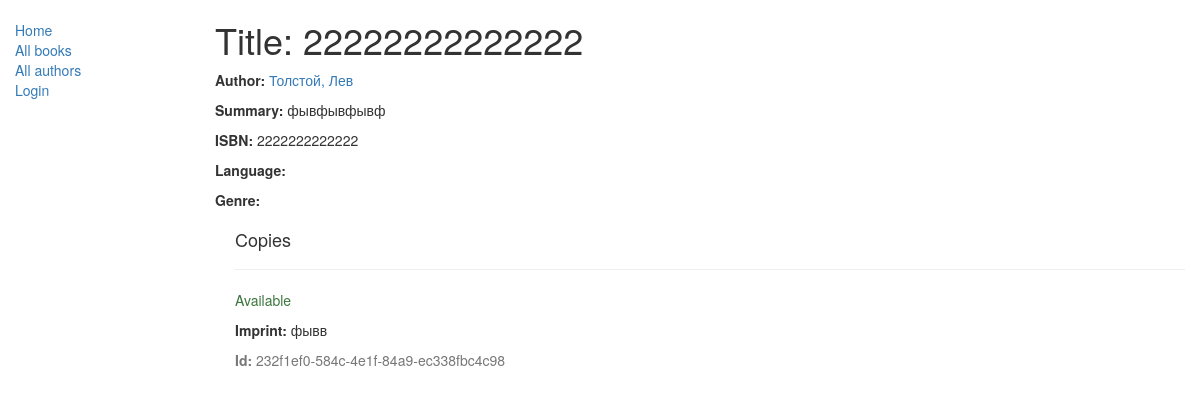
The app's page /catalog/book/6, older data.
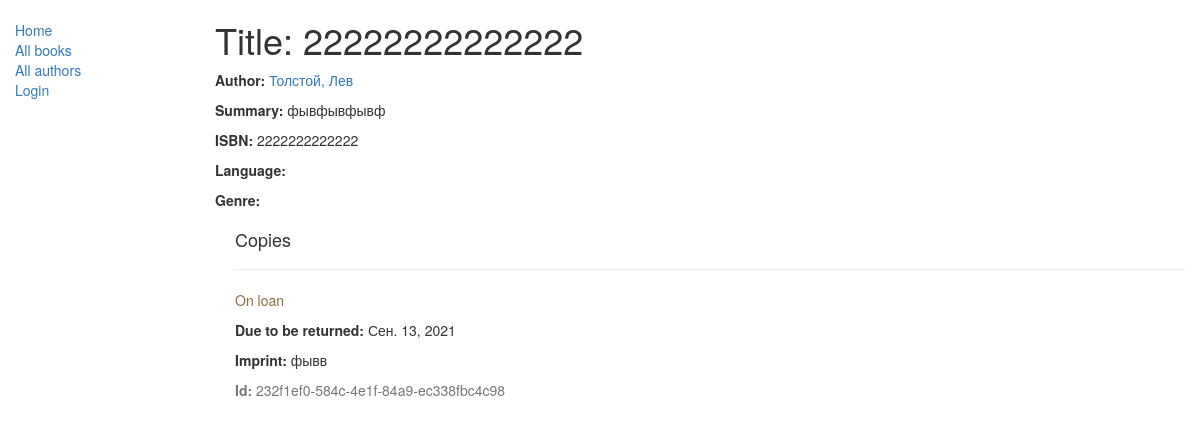
The same page, newer data.
### catalog/models.py (models this page shows, shortened)
class BookInstance(models.Model):
    id = models.UUIDField(primary_key=True, default=uuid.uuid4, help_text="Unique ID for this particular book across whole library")
    book = models.ForeignKey('Book', on_delete=models.SET_NULL, null=True)
    imprint = models.CharField(max_length=200)
    due_back = models.DateField(null=True, blank=True)
    borrower = models.ForeignKey(User, on_delete=models.SET_NULL, null=True, blank=True)
    LOAN_STATUS = (
        ('m', 'Maintenance'),
        ('o', 'On loan'),
        ('a', 'Available'),
        ('r', 'Reserved'),
    )
    status = models.CharField(max_length=1, choices=LOAN_STATUS, blank=True, default='m', help_text='Book availability')
    class Meta:
        ordering = ["due_back"]
        permissions = (("can_mark_returned", "Set book as returned"), ("can_marks_returned", "Can add log entry"),)

### catalog/views.py (the view)
# urls.py: path('book/<int:pk>', views.BookDetailView.as_view(), name='book-detail'),
class BookDetailView(generic.DetailView):
    model = Book

### catalog/models.py (called while the page is built)
    def __str__(self):
        return f'{self.last_name}, {self.first_name}'

### catalog/templates/catalog/book_detail.html
{% extends "base_generic.html" %}
{% block content %}
  <h1>Title: {{ book.title }}</h1>
  <p><strong>Author:</strong> <a href="{% url 'author-detail' book.author.pk %}">{{ book.author }}</a></p>
  <p><strong>Summary:</strong> {{ book.summary }}</p>
  <p><strong>ISBN:</strong> {{ book.isbn }}</p>
  <p><strong>Language:</strong> {{ book.language }}</p>
  <p><strong>Genre:</strong> {{ book.genre.all|join:", " }}</p>
  <div style="margin-left:20px;margin-top:20px">
    <h4>Copies</h4>
    {% for copy in book.bookinstance_set.all %}
      <hr>
      <p class="{% if copy.status == 'a' %}text-success{% elif copy.status == 'm' %}text-danger{% else %}text-warning{% endif %}">
        {{ copy.get_status_display }}
      </p>
      {% if copy.status != 'a' %}
        <p><strong>Due to be returned:</strong> {{ copy.due_back }}</p>
      {% endif %}
      <p><strong>Imprint:</strong> {{ copy.imprint }}</p>
      <p class="text-muted"><strong>Id:</strong> {{ copy.id }}</p>
    {% endfor %}
  </div>
{% endblock %}

Row changes from the older to the newer data that the page shows:
changed BookInstance "фывв": status "Available" → "On loan"; due_back (not shown) → "Сен. 13, 2021"
